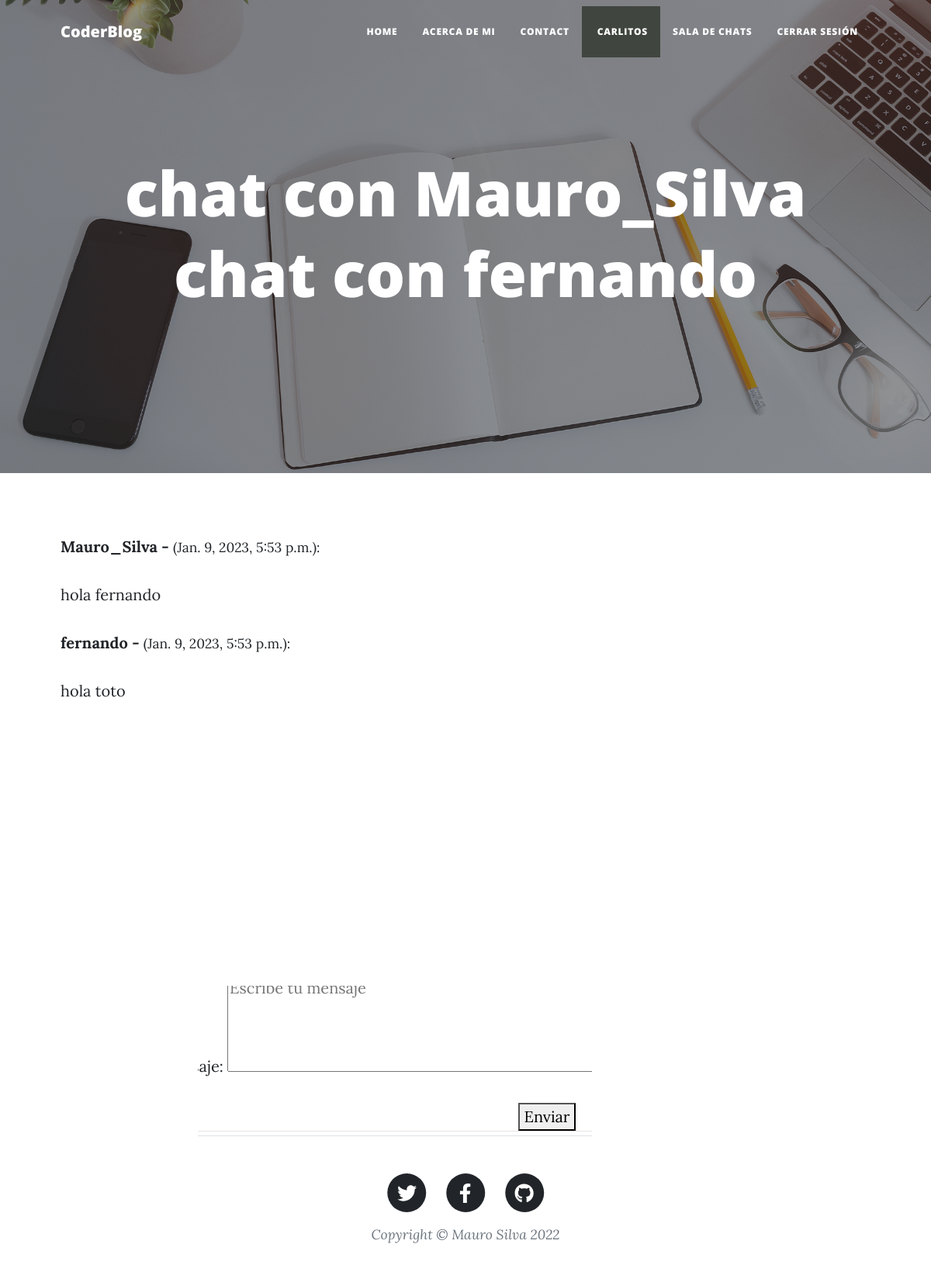
Page /AppMensajes/canal/3bfbb5844bd24e7f85d7be2e248789c2 (signed in) on the committed database.
### AppMensajes/models.py (models this page shows)
class ModelBase(models.Model):
	id = models.UUIDField(default=uuid.uuid4, primary_key=True, db_index=True, editable=False) #id unica universal creada con shell "319118fa-8987-432d-b59d-ef004026445d"
	tiempo = models.DateTimeField(auto_now_add=True)
	actualizar = models.DateTimeField(auto_now=True)
	class Meta:
		abstract = True

class CanalUsuario(ModelBase):
	canal  = models.ForeignKey("Canal", null=True, on_delete=models.SET_NULL)
	usuario = models.ForeignKey(User, on_delete=models.CASCADE)

class CanalMensaje(ModelBase):
	canal   = models.ForeignKey("Canal", on_delete=models.CASCADE)
	usuario = models.ForeignKey(User, on_delete=models.CASCADE)
	texto =  models.TextField()

### AppMensajes/views.py (the view)
class CanalDetailView(LoginRequiredMixin, CanalFormMixin, DetailView):
	template_name="canal_detail.html"
	queryset = Canal.objects.all()
	def get_context_data(self, *args, **kwargs):
		context = super().get_context_data(*args, **kwargs)
		obj = context['object']
		print(obj)
		context['si_canal_miembro'] = self.request.user in obj.usuarios.all()
		return context

### AppMensajes/forms.py
class FormMensajes(forms.Form):
    mensaje = forms.CharField(widget=forms.Textarea(attrs = {
            "class": "formulario_ms",
            "placeholder": "Escribe tu mensaje",
            "cols" : "50",
            "rows": "4",
        }))

### AppMensajes/templates/canal_detail.html (shortened to what this page needs)
{% extends 'base.html' %}
{% load static %}
{% block titulo %}
{% for second_user in object.canalusuario_set.all %}
    {% if second_user.usuario == request.user %}
    {% else %}
        <h1>
            chat con {{second_user.usuario}} {{ imagen }}
        </h1>
    {% endif %}
{% endfor %}
{% endblock %}
{% block contenedor %}
<div id="externo" style="width: 100%;
height: calc(70vh);
margin: 5px 0;
overflow-y: auto;
border-bottom: 1px solid #e6e6e6;
background: #fff;">
    <div id="interno" class="container px-4 px-lg-5">
        <div>
            {% for mensaje in object.canalmensaje_set.all %}
            {% if request.user == mensaje.usuario %}
                <p>
                <span>
                    <strong>Tú</strong>
                </span>
                <small>({{mensaje.tiempo}}):</small>
                </p>
                <p>
                    {{mensaje.texto}}
                </p>
            {% else %}
                <p>
                    <span>
                        <strong>{{mensaje.usuario}} -</strong>
                    </span>
                    <small>({{mensaje.tiempo}}):</small>
                </p>
                    <p>
                        {{mensaje.texto}}
                    </p>
                        {% endif %}
            {% endfor %}
        </div>
        </div>
</div>
<div style="width: 100%;
            margin-top: 5px;
            margin-bottom: 5px;
            margin-left: 5px;
            border:1px solid #e6e6e6;">
            <div style= "margin-left: 10em;">
                <form action="{{ request.path }}" method="POST">
                    {{form.as_p}}
                    <div style= "text-align: center">
                        <button type="submit">
                            Enviar
                        </button>
                    </div>
                </form>
            </div>
    </div>
{% endblock %}

### AppMensajes/templates/base.html (shortened to what this page needs)
<!DOCTYPE html>
<html lang="en">
<head>
    {% load static %}
    <link href="{% static 'css/styles.css' %}" rel="stylesheet" />
</head>
<body>
    <nav class="navbar navbar-expand-lg navbar-light" id="mainNav">
        <div class="container px-4 px-lg-5">
            <a class="navbar-brand" href="{% url 'inicio' %}">CoderBlog</a>
            <div class="collapse navbar-collapse" id="navbarResponsive">
                <ul class="navbar-nav ms-auto py-4 py-lg-0">
                    <li class="nav-item"><a class="nav-link px-lg-3 py-3 py-lg-4" href="{% url 'inicio' %}">Home</a></li>
                    <li class="nav-item"><a class="nav-link px-lg-3 py-3 py-lg-4" href="{% url 'about' %}">Acerca de mi</a></li>
                    {% if user.is_authenticated %}
                    <li class="nav-item"><a class="nav-link px-lg-3 py-3 py-lg-4" href="{% url 'contact' %}">Contact</a></li>
                    <li class="nav-item"><a class="nav-link px-lg-3 py-3 py-lg-4" href="{% url 'miPerfil' %}" style="background-color:rgb(64, 70, 63)"><img src="{{ imagen }}" alt="" width="auto" height="23px"> {{ user.username }}</a></li>
                    <li class="nav-item"><a class="nav-link px-lg-3 py-3 py-lg-4" href="{% url 'inbox' %}">Sala de chats</a></li>
                    <li class="nav-item"><a class="nav-link px-lg-3 py-3 py-lg-4" href="{% url 'logout' %}">Cerrar sesión</a></li>
                    {% else %}
                    <li class="nav-item"><a class="nav-link px-lg-3 py-3 py-lg-4" href="{% url 'login' %}">Ingresar</a></li>
                    {% endif %}
                </ul>
            </div>
        </div>
    </nav>
    <header class="masthead" style="background-image: url('assets/img/home-bg.jpg')">
        <div class="container position-relative px-4 px-lg-5">
            <div class="row gx-1 justify-content-center">
                    <div class="site-heading">
                        {% block titulo %}
                        {% endblock %}
                    </div>
            </div>
        </div>
    </header>
    <div>
        {% block contenedor %}
        {% endblock %}
    </div>
    <footer class="border-top">
        <div class="container px-4 px-lg-5">
            <div class="row gx-4 gx-lg-5 justify-content-center">
                <div class="col-md-10 col-lg-8 col-xl-7">
                    <ul class="list-inline text-center">
                        <li class="list-inline-item">
                            <a href="https://twitter.com/toto_mls">
                                <span class="fa-stack fa-lg">
                                    <i class="fas fa-circle fa-stack-2x"></i>
                                    <i class="fab fa-twitter fa-stack-1x fa-inverse"></i>
                                </span>
                            </a>
                        </li>
                        <li class="list-inline-item">
                            <a href="https://www.facebook.com/toto.silva.16/">
                                <span class="fa-stack fa-lg">
                                    <i class="fas fa-circle fa-stack-2x"></i>
                                    <i class="fab fa-facebook-f fa-stack-1x fa-inverse"></i>
                                </span>
                            </a>
                        </li>
                        <li class="list-inline-item">
                            <a href="https://github.com/MauroLeonelSilva">
                                <span class="fa-stack fa-lg">
                                    <i class="fas fa-circle fa-stack-2x"></i>
                                    <i class="fab fa-github fa-stack-1x fa-inverse"></i>
                                </span>
                            </a>
                        </li>
                    </ul>
                    <div class="small text-center text-muted fst-italic">Copyright &copy; Mauro Silva 2022</div>
                </div>
            </div>
        </div>
    </footer>
</body>
</html>

### rows in the picture
CanalUsuario: usuario "Mauro_Silva"
CanalUsuario: usuario "fernando"
CanalMensaje: usuario "Mauro_Silva", tiempo "Jan. 9, 2023, 5:53 p.m.", texto "hola fernando"
CanalMensaje: usuario "fernando", tiempo "Jan. 9, 2023, 5:53 p.m.", texto "hola toto"

### other values in the picture
{{ user.username }} "CARLITOS"
